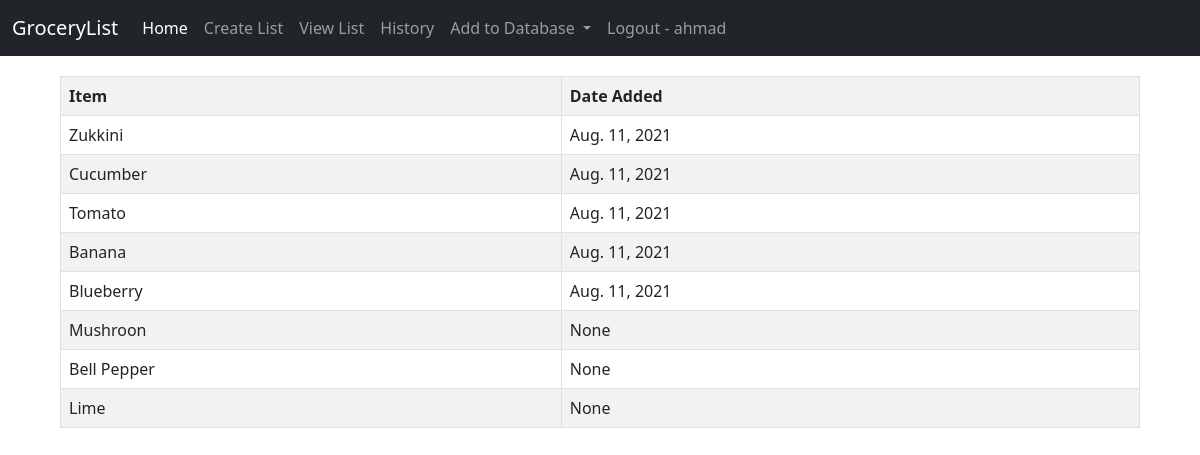
Page /grocery/archived/ (signed in) on the committed database.
### grocery/models.py (models this page shows, shortened)
class GroceryListArchive(models.Model):
    user_id = models.IntegerField(null=True)
    item = models.CharField(max_length=255, null=True)
    completed = models.CharField(max_length=255, null=True)
    date = models.DateField(auto_now=True, null=True)

### grocery/views.py (the view)
# urls.py: path('archived/', views.view_archived, name='archive'),
@login_required(login_url='/account/login')
def view_archived(request):
    user_id = request.session['_auth_user_id']
    archived_list = GroceryListArchive.objects.filter(user_id=user_id)
    return render(request, 'archived.html', {'item_list': archived_list})

### grocery/templates/archived.html (shortened to what this page needs)
{% extends 'base.html' %}
{% load static %}
{% block content %}
<link rel="stylesheet" type="text/css" href="{% static 'grocery.css' %}">
<table class="table table-striped table-bordered">
    <tr>
        <th>Item</th>
        <th>Date Added </th>
    </tr>
    {% for i in item_list %}
    <tr>
        <td>
         {{ i.item }}
        </td>
        <td id="date">
            {{ i.date }}
        </td>
    </tr>
{% endfor %}
</table>
{% endblock %}

### templates/base.html (shortened to what this page needs)
<!DOCTYPE html>
<html lang="en">
<head>
  <link href="https://cdn.jsdelivr.net/npm/bootstrap@5.0.2/dist/css/bootstrap.min.css" rel="stylesheet">
</head>
{% load static %}
<link rel="stylesheet" type="text/css" href="{% static 'grocery.css' %}">
<nav class="navbar navbar-expand-lg navbar-dark bg-dark">
  <div class="container-fluid">
    <a class="navbar-brand" href="#">GroceryList</a>
    <div class="collapse navbar-collapse" id="navbarNavDropdown">
      <ul class="navbar-nav">
        <li class="nav-item">
          <a class="nav-link active" aria-current="page" href="/">Home</a>
        </li>
        <li class="nav-item">
          <a class="nav-link" href="{% url 'grocery:create_list' %}">Create List</a>
        </li>
        <li class="nav-item">
          <a class="nav-link" href="{% url 'grocery:list' %}">View List</a>
        </li>
        <li class="nav-item">
          <a class="nav-link" href="{% url 'grocery:archive' %}">History</a>
        </li>
        <li class="nav-item dropdown">
          <a class="nav-link dropdown-toggle" href="#" id="navbarDropdownMenuLink" role="button" data-bs-toggle="dropdown" aria-expanded="false">
            Add to Database
          </a>
        </li>
        {% if user.is_authenticated %}
        <li class="nav-item">
          <a class="nav-link" href="{% url 'user_account:logout' %}">Logout - {{ user }}</a>
        </li>
        {% else %}
        <li class="nav-item">
          <a class="nav-link" href="{% url 'user_account:login' %}">Login</a>
        </li>
        {% endif %}
      </ul>
    </div>
  </div>
</nav>
<body>
  {% block content %}
  {% endblock %}
</body>
</html>

### grocery/static/grocery.css (style rules this page uses)
table { margin: 0 auto; margin-bottom: 10px; width: 200px; max-width: 90%; margin-top: 20px; }

### rows in the picture
GroceryListArchive: item "Zukkini", date "Aug. 11, 2021"
GroceryListArchive: item "Cucumber", date "Aug. 11, 2021"
GroceryListArchive: item "Tomato", date "Aug. 11, 2021"
GroceryListArchive: item "Banana", date "Aug. 11, 2021"
GroceryListArchive: item "Blueberry", date "Aug. 11, 2021"
GroceryListArchive: item "Mushroon", date "None"
GroceryListArchive: item "Bell Pepper", date "None"
GroceryListArchive: item "Lime", date "None"

### other values in the picture
{{ user }} "ahmad"
